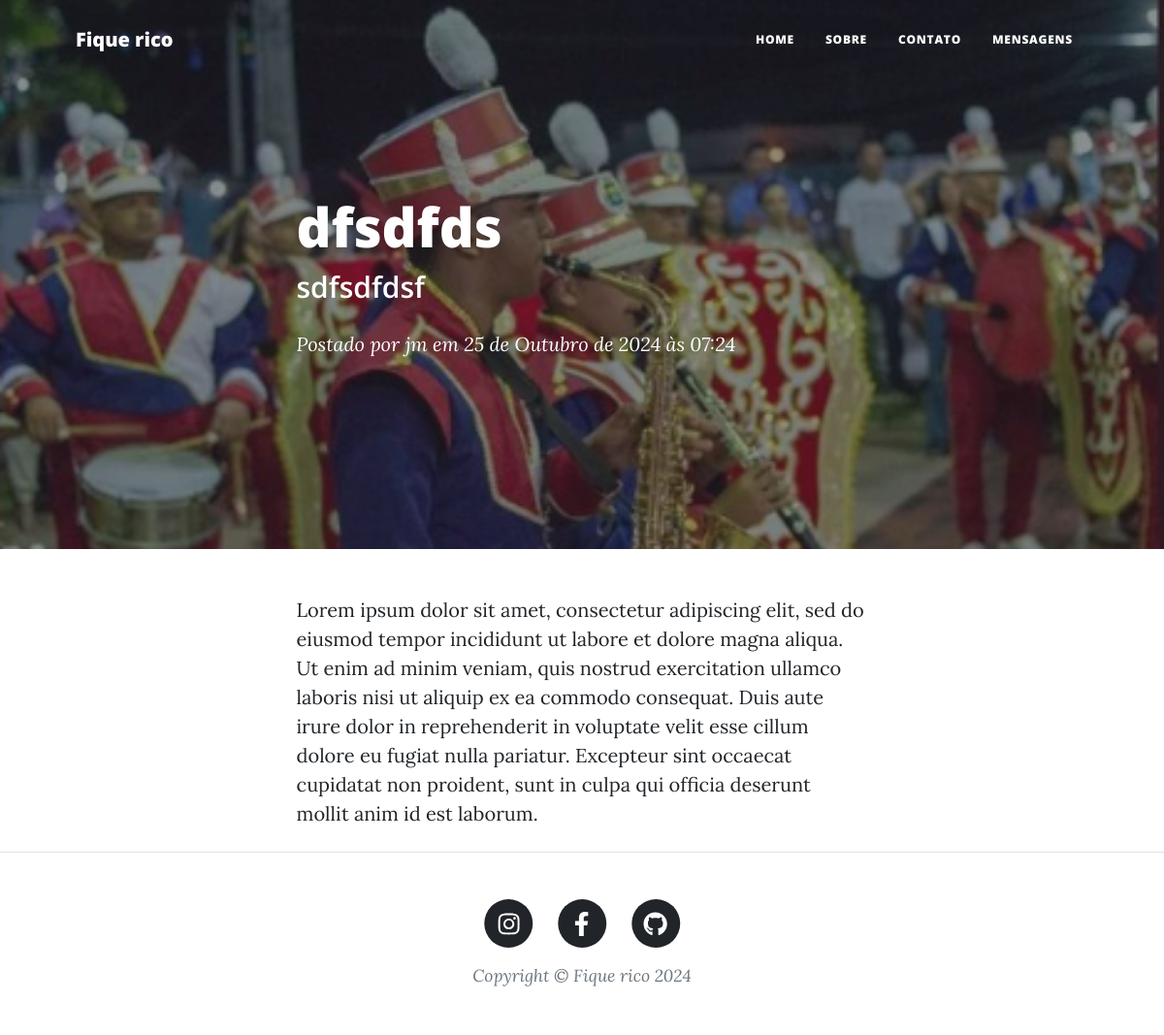
/post/1, run on the app's committed database.
### blog/models.py (models this page shows, shortened)
class Blog(models.Model):
    nome = models.CharField(max_length=100)
    subnome = models.CharField(max_length=100, blank=True)
    descricao = models.TextField(max_length=2000)
    capa = models.ImageField()
    instagram = models.URLField()
    facebook = models.URLField()
    github = models.URLField()
    autores = models.ManyToManyField(User)

class Post(models.Model):
    titulo = models.CharField(max_length=140)
    subtitulo = models.CharField(max_length=140, blank=True)
    data_criacao = models.DateTimeField(auto_now_add=True)
    usuario = models.ForeignKey(User, on_delete=models.CASCADE)
    conteudo = models.TextField(max_length=2000)
    capa = models.ImageField(blank=True)

### blog/views.py (the view)
# urls.py: path('post/<int:post_id>', views.post, name='post'),
def post(request, post_id):
    context = {
        "post" : Post.objects.get(pk=post_id),
        "blog" : Blog.objects.first(),
    }
    return render(request, "post.html", context)

### blog/templates/post.html (shortened to what this page needs)
{% extends "base.html" %}
{% load static %}
{% block header %}
{% if post.capa %}
<header class="masthead" style="background-image: url(' {{ post.capa.url }} ')">
{% else %}
<header class="masthead">
{% endif %}
    <div class="container position-relative px-4 px-lg-5">
        <div class="row gx-4 gx-lg-5 justify-content-center">
            <div class="col-md-10 col-lg-8 col-xl-7">
                <div class="post-heading">
                    <h1> {{ post.titulo }} </h1>
                    <h2 class="subheading"> {{ post.subtitulo }} </h2>
                    <span class="meta">
                        Postado por
                        <a href="#!"> {{ post.usuario.username }} </a>
                        em {{ post.data_criacao }}
                    </span>
                </div>
            </div>
        </div>
    </div>
</header>
{% endblock header %}
{% block content %}
<article class="mb-4">
    <div class="container px-4 px-lg-5">
        <div class="row gx-4 gx-lg-5 justify-content-center">
            <div class="col-md-10 col-lg-8 col-xl-7">
                {{ post.conteudo }}
            </div>
        </div>
    </div>
</article>
{% endblock content %}

### blog/templates/base.html (shortened to what this page needs)
{% load static %}
<!DOCTYPE html>
<html lang="pt-br">
    <head>
        <link href="{% static 'css/styles.css' %}" rel="stylesheet" />
    </head>
    <body>
        <nav class="navbar navbar-expand-lg navbar-light" id="mainNav">
            <div class="container px-4 px-lg-5">
                <a class="navbar-brand" href=" {% url 'index' %}">{{ blog.nome }}</a>
                <div class="collapse navbar-collapse" id="navbarResponsive">
                    <ul class="navbar-nav ms-auto py-4 py-lg-0">
                        <li class="nav-item"><a class="nav-link px-lg-3 py-3 py-lg-4" href="{% url 'index' %}">Home</a></li>
                        <li class="nav-item"><a class="nav-link px-lg-3 py-3 py-lg-4" href=" {% url 'sobre' %}">Sobre</a></li>
                        <li class="nav-item"><a class="nav-link px-lg-3 py-3 py-lg-4" href=" {% url 'contato' %}">Contato</a></li>
                        <li class="nav-item"><a class="nav-link px-lg-3 py-3 py-lg-4" href=" {% url 'mensagem' %}">Mensagens</a></li>
                    </ul>
                </div>
            </div>
        </nav>
        {% block header %}{% endblock header %}
        {% block content %}
        {% endblock content %}
        <footer class="border-top">
            <div class="container px-4 px-lg-5">
                <div class="row gx-4 gx-lg-5 justify-content-center">
                    <div class="col-md-10 col-lg-8 col-xl-7">
                        <ul class="list-inline text-center">
                            <li class="list-inline-item">
                                <a href="{{ blog.instagram }}">
                                    <span class="fa-stack fa-lg">
                                        <i class="fas fa-circle fa-stack-2x"></i>
                                        <i class="fab fa-instagram fa-stack-1x fa-inverse"></i>
                                    </span>
                                </a>
                            </li>
                            <li class="list-inline-item">
                                <a href="{{ blog.facebook }}">
                                    <span class="fa-stack fa-lg">
                                        <i class="fas fa-circle fa-stack-2x"></i>
                                        <i class="fab fa-facebook-f fa-stack-1x fa-inverse"></i>
                                    </span>
                                </a>
                            </li>
                            <li class="list-inline-item">
                                <a href="{{ blog.github }}">
                                    <span class="fa-stack fa-lg">
                                        <i class="fas fa-circle fa-stack-2x"></i>
                                        <i class="fab fa-github fa-stack-1x fa-inverse"></i>
                                    </span>
                                </a>
                            </li>
                        </ul>
                        <div class="small text-center text-muted fst-italic">Copyright &copy; {{ blog.nome }} {% now 'Y' %}</div>
                    </div>
                </div>
            </div>
        </footer>
    </body>
</html>

### data on the page
Blog: nome "Fique rico"
Post: capa (picture), titulo "dfsdfds", subtitulo "sdfsdfdsf", usuario.username "jm", data_criacao "25 de Outubro de 2024 às 07:24", conteudo "Lorem ipsum dolor sit amet, consectetur adipiscing elit, sed do eiusmod tempor incididunt ut labore et dolore magna aliqua. Ut enim ad minim veniam, quis nostrud exercitation ullamco laboris nisi ut aliquip ex ea commodo consequat. Duis aute irure dolor in reprehenderit in voluptate velit esse cillum dolore eu fugiat nulla pariatur. Excepteur sint occaecat cupidatat non proident, sunt in culpa qui officia deserunt mollit anim id est laborum."
